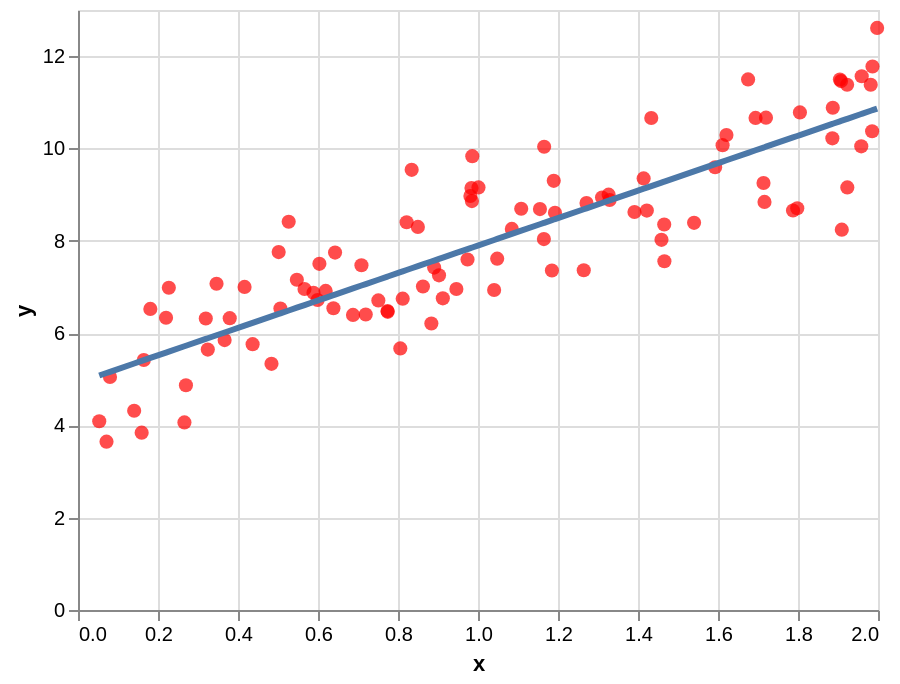

Describe this chart as a Vega-Lite specification.
### Vega-Lite specification from a JSON file in a GitHub repository (floating-point values rounded to 4 significant figures)
{"config": {"view": {"continuousWidth": 400, "continuousHeight": 300}}, "layer": [{"data": {"name": "data-d77d4f31777d11718b31df3feb164da9"}, "mark": {"type": "point", "color": "red", "filled": true, "size": 50}, "encoding": {"x": {"type": "quantitative", "field": "x"}, "y": {"type": "quantitative", "field": "y"}}}, {"data": {"name": "data-fe04dd34dbf1c590d7ac876197c4c736"}, "mark": {"type": "line", "size": 3}, "encoding": {"x": {"type": "quantitative", "field": "x"}, "y": {"type": "quantitative", "field": "y"}}}], "$schema": "https://vega.github.io/schema/vega-lite/v5.json", "datasets": {"data-d77d4f31777d11718b31df3feb164da9": [{"x": 0.8058, "y": 5.668}, {"x": 0.7086, "y": 7.468}, {"x": 1.001, "y": 9.157}, {"x": 0.8904, "y": 7.419}, {"x": 0.1809, "y": 6.524}, {"x": 0.5471, "y": 7.156}, {"x": 1.887, "y": 10.88}, {"x": 0.05309, "y": 4.089}, {"x": 0.08, "y": 5.05}, {"x": 0.5663, "y": 6.954}, {"x": 1.165, "y": 8.036}, {"x": 1.982, "y": 11.38}, {"x": 1.985, "y": 10.37}, {"x": 1.986, "y": 11.78}, {"x": 0.2201, "y": 6.333}, {"x": 1.329, "y": 8.882}, {"x": 1.048, "y": 7.613}, {"x": 0.3463, "y": 7.069}, {"x": 1.886, "y": 10.22}, {"x": 0.4837, "y": 5.333}, {"x": 1.998, "y": 12.61}, {"x": 1.165, "y": 10.04}, {"x": 0.3666, "y": 5.848}, {"x": 0.7737, "y": 6.479}, {"x": 0.3793, "y": 6.323}, {"x": 0.8215, "y": 8.402}, {"x": 1.189, "y": 9.299}, {"x": 1.433, "y": 10.66}, {"x": 0.9738, "y": 7.595}, {"x": 0.6192, "y": 6.913}, {"x": 1.155, "y": 8.687}, {"x": 0.8834, "y": 6.207}, {"x": 0.7194, "y": 6.402}, {"x": 0.6427, "y": 7.744}, {"x": 0.4164, "y": 7.0}, {"x": 0.9025, "y": 7.252}, {"x": 0.9837, "y": 9.141}, {"x": 1.798, "y": 8.704}, {"x": 1.459, "y": 8.02}, {"x": 1.54, "y": 8.388}, {"x": 0.7509, "y": 6.708}, {"x": 0.6875, "y": 6.394}, {"x": 1.31, "y": 8.938}, {"x": 1.422, "y": 8.653}, {"x": 0.2271, "y": 6.981}, {"x": 0.2661, "y": 4.065}, {"x": 0.9121, "y": 6.753}, {"x": 0.3195, "y": 6.316}, {"x": 1.923, "y": 9.156}, {"x": 1.675, "y": 11.5}, {"x": 1.04, "y": 6.933}, {"x": 0.4365, "y": 5.76}, {"x": 0.2698, "y": 4.869}, {"x": 1.958, "y": 10.05}, {"x": 1.414, "y": 9.351}, {"x": 1.72, "y": 10.67}, {"x": 0.7743, "y": 6.461}, {"x": 0.5017, "y": 7.754}, {"x": 0.5989, "y": 6.717}, {"x": 1.714, "y": 9.252}, {"x": 0.946, "y": 6.956}, {"x": 1.327, "y": 8.998}, {"x": 1.611, "y": 10.07}, {"x": 0.506, "y": 6.531}, {"x": 0.1591, "y": 3.842}, {"x": 1.466, "y": 8.352}, {"x": 1.923, "y": 11.38}, {"x": 1.908, "y": 11.46}, {"x": 0.981, "y": 8.97}, {"x": 1.264, "y": 7.361}, {"x": 1.466, "y": 7.557}, {"x": 1.805, "y": 10.78}, {"x": 0.3245, "y": 5.642}, {"x": 0.8118, "y": 6.746}, {"x": 0.8342, "y": 9.537}, {"x": 1.391, "y": 8.623}, {"x": 0.8497, "y": 8.3}, {"x": 1.716, "y": 8.842}, {"x": 1.694, "y": 10.66}, {"x": 0.1404, "y": 4.317}, {"x": 0.6035, "y": 7.501}, {"x": 1.959, "y": 11.56}, {"x": 0.07125, "y": 3.647}, {"x": 0.9848, "y": 8.859}, {"x": 1.905, "y": 11.49}, {"x": 1.621, "y": 10.29}, {"x": 0.5887, "y": 6.875}, {"x": 1.192, "y": 8.606}, {"x": 0.8624, "y": 7.008}, {"x": 1.185, "y": 7.355}, {"x": 1.788, "y": 8.657}, {"x": 1.108, "y": 8.693}, {"x": 0.9857, "y": 9.834}, {"x": 0.6385, "y": 6.539}, {"x": 0.5267, "y": 8.412}, {"x": 1.085, "y": 8.257}, {"x": 0.1645, "y": 5.418}, {"x": 1.271, "y": 8.818}, {"x": 1.593, "y": 9.593}, {"x": 1.909, "y": 8.241}], "data-fe04dd34dbf1c590d7ac876197c4c736": [{"x": 0.8058, "y": 7.319}, {"x": 0.7086, "y": 7.03}, {"x": 1.001, "y": 7.901}, {"x": 0.8904, "y": 7.571}, {"x": 0.1809, "y": 5.461}, {"x": 0.5471, "y": 6.55}, {"x": 1.887, "y": 10.53}, {"x": 0.05309, "y": 5.081}, {"x": 0.08, "y": 5.161}, {"x": 0.5663, "y": 6.607}, {"x": 1.165, "y": 8.387}, {"x": 1.982, "y": 10.82}, {"x": 1.985, "y": 10.83}, {"x": 1.986, "y": 10.83}, {"x": 0.2201, "y": 5.578}, {"x": 1.329, "y": 8.875}, {"x": 1.048, "y": 8.04}, {"x": 0.3463, "y": 5.953}, {"x": 1.886, "y": 10.53}, {"x": 0.4837, "y": 6.362}, {"x": 1.998, "y": 10.86}, {"x": 1.165, "y": 8.389}, {"x": 0.3666, "y": 6.013}, {"x": 0.7737, "y": 7.224}, {"x": 0.3793, "y": 6.051}, {"x": 0.8215, "y": 7.366}, {"x": 1.189, "y": 8.46}, {"x": 1.433, "y": 9.185}, {"x": 0.9738, "y": 7.819}, {"x": 0.6192, "y": 6.764}, {"x": 1.155, "y": 8.358}, {"x": 0.8834, "y": 7.55}, {"x": 0.7194, "y": 7.062}, {"x": 0.6427, "y": 6.834}, {"x": 0.4164, "y": 6.161}, {"x": 0.9025, "y": 7.607}, {"x": 0.9837, "y": 7.848}, {"x": 1.798, "y": 10.27}, {"x": 1.459, "y": 9.261}, {"x": 1.54, "y": 9.503}, {"x": 0.7509, "y": 7.156}, {"x": 0.6875, "y": 6.968}, {"x": 1.31, "y": 8.819}, {"x": 1.422, "y": 9.152}, {"x": 0.2271, "y": 5.598}, {"x": 0.2661, "y": 5.714}, {"x": 0.9121, "y": 7.636}, {"x": 0.3195, "y": 5.873}, {"x": 1.923, "y": 10.64}, {"x": 1.675, "y": 9.905}, {"x": 1.04, "y": 8.017}, {"x": 0.4365, "y": 6.221}, {"x": 0.2698, "y": 5.726}, {"x": 1.958, "y": 10.75}, {"x": 1.414, "y": 9.128}, {"x": 1.72, "y": 10.04}, {"x": 0.7743, "y": 7.226}, {"x": 0.5017, "y": 6.415}, {"x": 0.5989, "y": 6.704}, {"x": 1.714, "y": 10.02}, {"x": 0.946, "y": 7.736}, {"x": 1.327, "y": 8.868}, {"x": 1.611, "y": 9.715}, {"x": 0.506, "y": 6.428}, {"x": 0.1591, "y": 5.396}, {"x": 1.466, "y": 9.281}, {"x": 1.923, "y": 10.64}, {"x": 1.908, "y": 10.6}, {"x": 0.981, "y": 7.84}, {"x": 1.264, "y": 8.683}, {"x": 1.466, "y": 9.283}, {"x": 1.805, "y": 10.29}, {"x": 0.3245, "y": 5.888}, {"x": 0.8118, "y": 7.337}, {"x": 0.8342, "y": 7.404}, {"x": 1.391, "y": 9.06}, {"x": 0.8497, "y": 7.45}, {"x": 1.716, "y": 10.03}, {"x": 1.694, "y": 9.961}, {"x": 0.1404, "y": 5.341}, {"x": 0.6035, "y": 6.718}, {"x": 1.959, "y": 10.75}, {"x": 0.07125, "y": 5.135}, {"x": 0.9848, "y": 7.852}, {"x": 1.905, "y": 10.59}, {"x": 1.621, "y": 9.744}, {"x": 0.5887, "y": 6.674}, {"x": 1.192, "y": 8.469}, {"x": 0.8624, "y": 7.488}, {"x": 1.185, "y": 8.447}, {"x": 1.788, "y": 10.24}, {"x": 1.108, "y": 8.218}, {"x": 0.9857, "y": 7.855}, {"x": 0.6385, "y": 6.822}, {"x": 0.5267, "y": 6.49}, {"x": 1.085, "y": 8.148}, {"x": 0.1645, "y": 5.412}, {"x": 1.271, "y": 8.704}, {"x": 1.593, "y": 9.66}, {"x": 1.909, "y": 10.6}]}}
